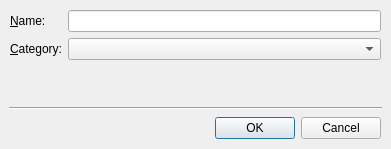
<ui version="4.0" >
 <author></author>
  <comment>*********************************************************************
**
** Copyright (C) 1992-2006 Trolltech AS. All rights reserved.
**
** This file is part of the Qt Designer of the Qt Toolkit.
**
** This file may be used under the terms of the GNU General Public
** License version 2.0 as published by the Free Software Foundation
** and appearing in the file LICENSE.GPL included in the packaging of
** this file.  Please review the following information to ensure GNU
** General Public Licensing requirements will be met:
** http://www.trolltech.com/products/qt/opensource.html
**
** If you are unsure which license is appropriate for your use, please
** review the following information:
** http://www.trolltech.com/products/qt/licensing.html or contact the
** sales department at sales@trolltech.com.
**
** This file is provided AS IS with NO WARRANTY OF ANY KIND, INCLUDING THE
** WARRANTY OF DESIGN, MERCHANTABILITY AND FITNESS FOR A PARTICULAR PURPOSE.
**
*********************************************************************</comment>
 <exportmacro></exportmacro>
 <class>SaveFormAsTemplate</class>
 <widget class="QDialog" name="SaveFormAsTemplate" >
  <property name="geometry" >
   <rect>
    <x>0</x>
    <y>0</y>
    <width>391</width>
    <height>149</height>
   </rect>
  </property>
  <property name="windowTitle" >
   <string>Save Form As Template...</string>
  </property>
  <layout class="QVBoxLayout" >
   <property name="margin" >
    <number>9</number>
   </property>
   <property name="spacing" >
    <number>6</number>
   </property>
   <item>
    <layout class="QGridLayout" >
     <property name="margin" >
      <number>1</number>
     </property>
     <property name="spacing" >
      <number>6</number>
     </property>
     <item row="0" column="1" >
      <widget class="QLineEdit" name="templateNameEdit" >
       <property name="geometry" >
        <rect>
         <x>67</x>
         <y>1</y>
         <width>285</width>
         <height>22</height>
        </rect>
       </property>
       <property name="text" >
        <string/>
       </property>
       <property name="echoMode" >
        <enum>QLineEdit::Normal</enum>
       </property>
      </widget>
     </item>
     <item row="1" column="1" >
      <widget class="QComboBox" name="categoryCombo" >
       <property name="geometry" >
        <rect>
         <x>67</x>
         <y>29</y>
         <width>285</width>
         <height>26</height>
        </rect>
       </property>
      </widget>
     </item>
     <item row="1" column="0" >
      <widget class="QLabel" name="label_2" >
       <property name="geometry" >
        <rect>
         <x>1</x>
         <y>29</y>
         <width>60</width>
         <height>26</height>
        </rect>
       </property>
       <property name="frameShape" >
        <enum>QFrame::NoFrame</enum>
       </property>
       <property name="frameShadow" >
        <enum>QFrame::Plain</enum>
       </property>
       <property name="text" >
        <string>&amp;Category:</string>
       </property>
       <property name="textFormat" >
        <enum>Qt::AutoText</enum>
       </property>
       <property name="buddy" >
        <cstring>categoryCombo</cstring>
       </property>
      </widget>
     </item>
     <item row="0" column="0" >
      <widget class="QLabel" name="label" >
       <property name="geometry" >
        <rect>
         <x>1</x>
         <y>1</y>
         <width>60</width>
         <height>22</height>
        </rect>
       </property>
       <property name="frameShape" >
        <enum>QFrame::NoFrame</enum>
       </property>
       <property name="frameShadow" >
        <enum>QFrame::Plain</enum>
       </property>
       <property name="text" >
        <string>&amp;Name:</string>
       </property>
       <property name="textFormat" >
        <enum>Qt::AutoText</enum>
       </property>
       <property name="buddy" >
        <cstring>templateNameEdit</cstring>
       </property>
      </widget>
     </item>
    </layout>
   </item>
   <item>
    <spacer>
     <property name="geometry" >
      <rect>
       <x>9</x>
       <y>71</y>
       <width>373</width>
       <height>20</height>
      </rect>
     </property>
     <property name="orientation" >
      <enum>Qt::Vertical</enum>
     </property>
     <property name="sizeHint" >
      <size>
       <width>20</width>
       <height>40</height>
      </size>
     </property>
    </spacer>
   </item>
   <item>
    <widget class="QFrame" name="horizontalLine" >
     <property name="geometry" >
      <rect>
       <x>9</x>
       <y>97</y>
       <width>373</width>
       <height>3</height>
      </rect>
     </property>
     <property name="frameShape" >
      <enum>QFrame::HLine</enum>
     </property>
     <property name="frameShadow" >
      <enum>QFrame::Sunken</enum>
     </property>
    </widget>
   </item>
   <item>
    <layout class="QHBoxLayout" >
     <property name="margin" >
      <number>1</number>
     </property>
     <property name="spacing" >
      <number>6</number>
     </property>
     <item>
      <spacer>
       <property name="geometry" >
        <rect>
         <x>1</x>
         <y>1</y>
         <width>197</width>
         <height>32</height>
        </rect>
       </property>
       <property name="orientation" >
        <enum>Qt::Horizontal</enum>
       </property>
       <property name="sizeHint" >
        <size>
         <width>40</width>
         <height>20</height>
        </size>
       </property>
      </spacer>
     </item>
     <item>
      <widget class="QPushButton" name="okButton" >
       <property name="geometry" >
        <rect>
         <x>204</x>
         <y>1</y>
         <width>81</width>
         <height>32</height>
        </rect>
       </property>
       <property name="text" >
        <string>OK</string>
       </property>
       <property name="default" >
        <bool>true</bool>
       </property>
      </widget>
     </item>
     <item>
      <widget class="QPushButton" name="cancelButton" >
       <property name="geometry" >
        <rect>
         <x>291</x>
         <y>1</y>
         <width>81</width>
         <height>32</height>
        </rect>
       </property>
       <property name="text" >
        <string>Cancel</string>
       </property>
      </widget>
     </item>
    </layout>
   </item>
  </layout>
 </widget>
 <pixmapfunction></pixmapfunction>
 <resources/>
 <connections/>
</ui>
